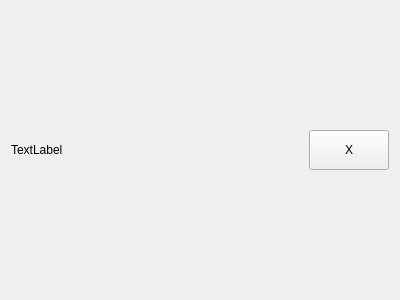
<?xml version="1.0" encoding="UTF-8"?>
<ui version="4.0">
 <class>Entry</class>
 <widget class="QWidget" name="Entry">
  <property name="geometry">
   <rect>
    <x>0</x>
    <y>0</y>
    <width>400</width>
    <height>300</height>
   </rect>
  </property>
  <property name="windowTitle">
   <string>Form</string>
  </property>
  <layout class="QHBoxLayout" name="horizontalLayout">
   <item>
    <widget class="QLabel" name="Text">
     <property name="text">
      <string>TextLabel</string>
     </property>
    </widget>
   </item>
   <item>
    <spacer name="horizontalSpacer">
     <property name="orientation">
      <enum>Qt::Horizontal</enum>
     </property>
     <property name="sizeHint" stdset="0">
      <size>
       <width>40</width>
       <height>20</height>
      </size>
     </property>
    </spacer>
   </item>
   <item>
    <widget class="QPushButton" name="DeleteButton">
     <property name="minimumSize">
      <size>
       <width>40</width>
       <height>40</height>
      </size>
     </property>
     <property name="text">
      <string>X</string>
     </property>
    </widget>
   </item>
  </layout>
 </widget>
 <resources/>
 <connections/>
</ui>
